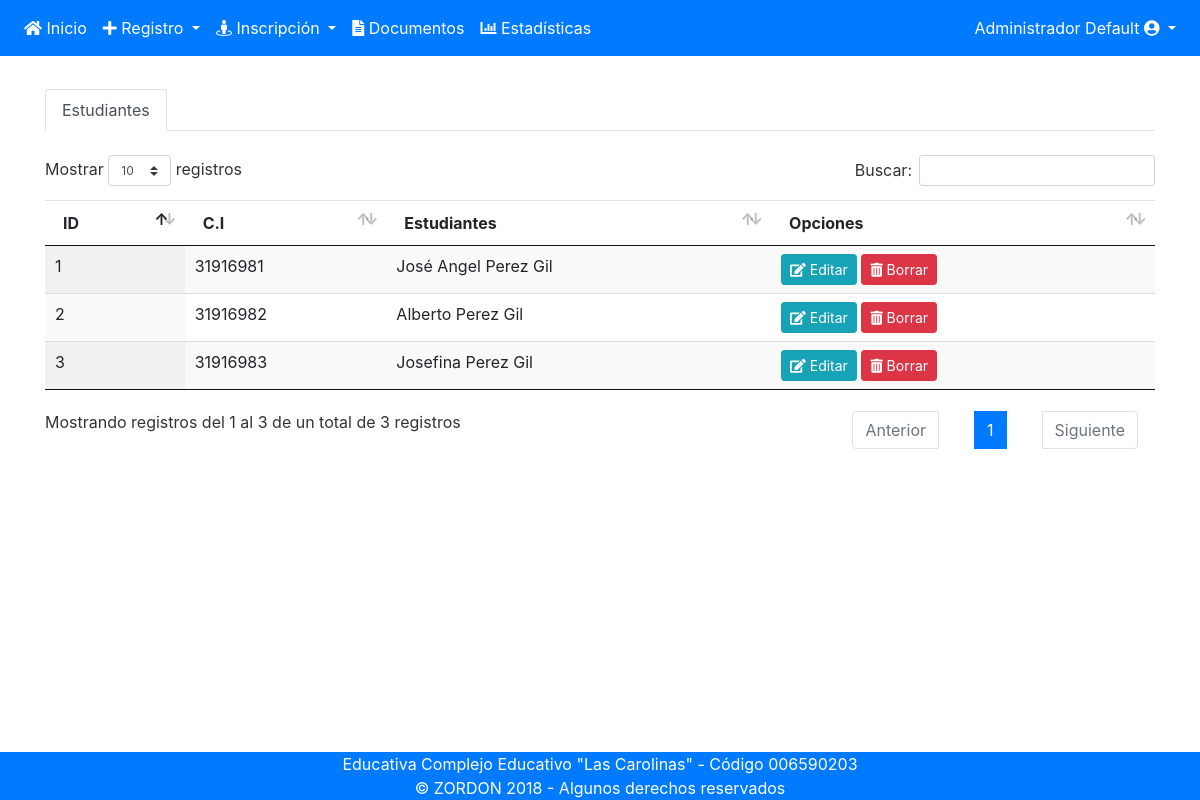
/listados_estudiantes.php (signed in), run on the app's committed database.
### tables this page shows
CREATE TABLE `estudiantes` (
  `id` int(11) NOT NULL,
  `lateralidad_id` int(11) DEFAULT NULL,
  `sexo_id` int(11) DEFAULT NULL,
  `peso` varchar(11) DEFAULT NULL,
  `estatura` varchar(11) DEFAULT NULL,
  `tall_cam` varchar(11) DEFAULT NULL,
  `tall_pan` int(11) DEFAULT NULL,
  `tall_zap` int(11) DEFAULT NULL,
  `telefono` varchar(11) DEFAULT NULL,
  `persona_id` int(11) DEFAULT NULL,
  `representante_id` int(11) DEFAULT NULL
);

CREATE TABLE `personas` (
  `id` int(11) NOT NULL,
  `ci` varchar(15) NOT NULL,
  `nac_id` int(2) DEFAULT NULL,
  `fec_nac` date DEFAULT NULL,
  `pri_nom` varchar(15) NOT NULL,
  `seg_nom` varchar(15) DEFAULT NULL,
  `pri_ape` varchar(15) NOT NULL,
  `seg_ape` varchar(15) DEFAULT NULL,
  `pais_id` int(5) DEFAULT NULL
);

### listados_estudiantes.php (the view, shortened to what this page needs)
<?php
require_once 'includes/header.php';
require_once 'includes/nav.php';
?>
    <section class="container">
<br>
<ul class="nav nav-tabs" id="myTab" role="tablist">
  <li class="nav-item">
    <a class="nav-link active" id="home-tab" data-toggle="tab" href="#home" role="tab" aria-controls="home" aria-selected="true">Estudiantes</a>
  </li>
</ul>
<br>
<div class="tab-content" id="myTabContent">
  <div class="tab-pane fade show active" id="home" role="tabpanel" aria-labelledby="home-tab">
    <?php
        $SQL="SELECT * FROM estudiantes INNER JOIN personas ON estudiantes.persona_id=personas.id";
        $Ejec=mysqli_query($conexion,$SQL);
    ?>
    <table id="table_id" class="display table">
        <thead>
            <tr>
                <th>ID</th>
                <th>C.I</th>
                <th>Estudiantes</th>
                <th>Opciones</th>
            </tr>
        </thead>
        <tbody>
        <?php
          $ii=0;
          while ($fila=mysqli_fetch_assoc($Ejec)) {
            extract($fila);
            $ii++;
          ?>
            <tr>
                <td><?php echo "$ii"; ?></td>
                <td><?php echo "$ci"; ?></td>
                <td><?php echo "$pri_nom $seg_nom $pri_ape $seg_ape"; ?></td>
                <td>
                    <a class="btn btn-info btn-sm" href="listados_estudiantes.php?editar=<?php echo $id; ?>">
                        <i class="fas fa-edit"></i> Editar
                    </a>
                    <a class="btn btn-danger btn-sm" href="listados_estudiantes.php?borrar=<?php echo $id; ?>">
                        <i class="fas fa-trash-alt"></i> Borrar
                    </a>
                </td>
            </tr>
        <?php } ?>
        </tbody>
    </table>
  </div>
</div>
    </section>
<?php require_once 'includes/footer.php'; ?>

### data on the page
estudiantes: persona.ci "31916981", persona.pri_nom "José", persona.seg_nom "Angel", persona.pri_ape "Perez", persona.seg_ape "Gil"
estudiantes: persona.ci "31916982", persona.pri_nom "Alberto", persona.pri_ape "Perez", persona.seg_ape "Gil"
estudiantes: persona.ci "31916983", persona.pri_nom "Josefina", persona.pri_ape "Perez", persona.seg_ape "Gil"

### other printed values
$_SESSION['pri_nom'] "Administrador"
$_SESSION['pri_ape'] "Default"
